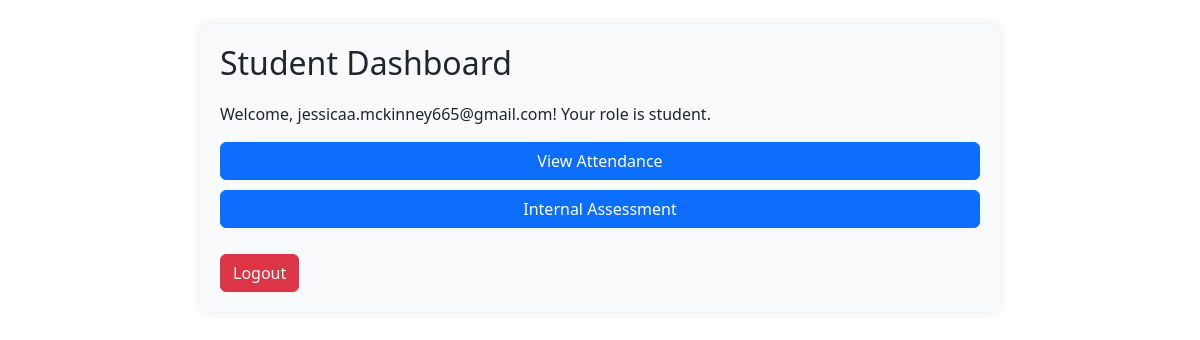
The page /student_dashboard/1 (signed in) on the database as committed earlier.
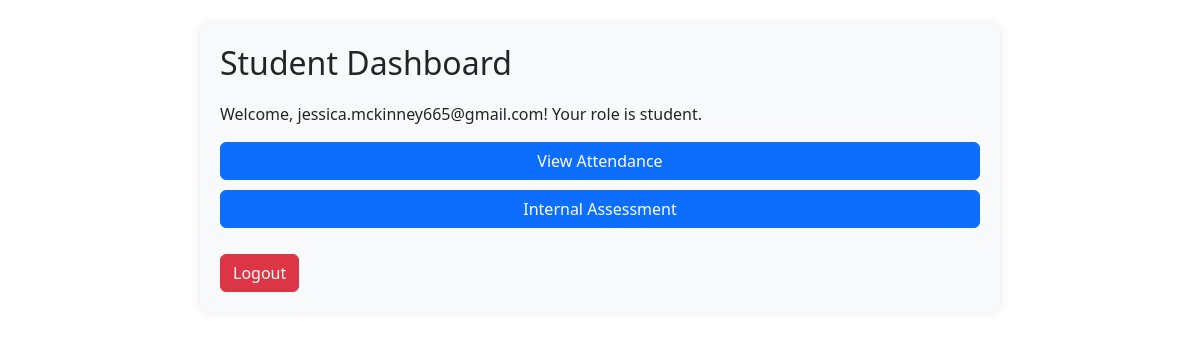
The same page on the database as committed later.
### tables this page shows
CREATE TABLE users (
            id INTEGER PRIMARY KEY AUTOINCREMENT,
            email TEXT UNIQUE NOT NULL,
            password TEXT NOT NULL,
            role TEXT CHECK(role IN ('admin', 'teacher', 'student')) NOT NULL DEFAULT 'student'
        );

### app.py (the view)
@app.route('/student_dashboard/<int:student_id>')
@student_required
def student_dashboard(student_id):
    return render_template('student_dashboard.html', student_id = student_id)

### app.py (called while the page is built)
@login_manager.user_loader
def load_user(user_id):
    conn = sqlite3.connect(DB_PATH)
    cursor = conn.cursor()
    cursor.execute("SELECT id, email, role FROM users WHERE id = ?", (user_id,))
    user = cursor.fetchone()
    conn.close()
    if user:
        return User(id=user[0], email=user[1], role=user[2])
    return None

def student_required(f):
    @wraps(f)
    def decorated_function(*args, **kwargs):
        if 'user_id' not in session or session.get('role') != 'student':
            return "Access Denied: Students Only", 403
        return f(*args, **kwargs)
    return decorated_function

### templates/student_dashboard.html (shortened to what this page needs)
<!DOCTYPE html>
<html lang="en">
<head>
    <link rel="stylesheet" href="https://cdn.jsdelivr.net/npm/bootstrap@5.3.0/dist/css/bootstrap.min.css">
</head>
<body class="container mt-4">
    <div class="dashboard-container">
        <h2 class="dashboard-header">Student Dashboard</h2>
        <p>Welcome, {{ current_user.email }}! Your role is {{ current_user.role }}.</p>
        <div class="dashboard-links">
            <a href="{{ url_for('view_attendance') }}" class="btn btn-primary">View Attendance</a>
            <a href="{{ url_for('available_IA',student_id = student_id) }}" class="btn btn-primary">Internal Assessment</a>
        </div>
        <a href="{{ url_for('logout') }}" class="btn btn-danger mt-3">Logout</a>
    </div>
</body>
</html>

Rows that differ between the two databases and show on the page:
changed users "student": email "jessicaa.mckinney665@gmail.com" → "jessica.mckinney665@gmail.com"
